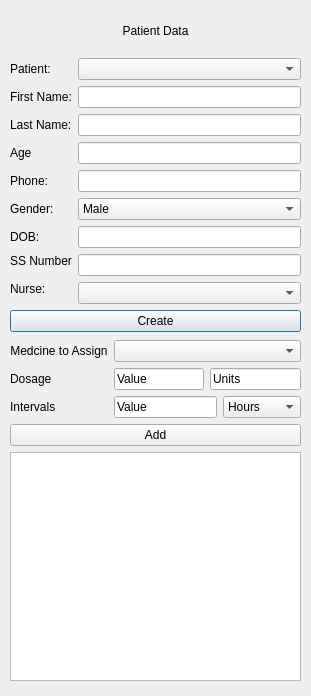
<?xml version="1.0" encoding="UTF-8"?>
<ui version="4.0">
 <class>AddEditPatient</class>
 <widget class="QDialog" name="AddEditPatient">
  <property name="geometry">
   <rect>
    <x>0</x>
    <y>0</y>
    <width>311</width>
    <height>696</height>
   </rect>
  </property>
  <property name="windowTitle">
   <string>Dialog</string>
  </property>
  <widget class="QWidget" name="layoutWidget">
   <property name="geometry">
    <rect>
     <x>10</x>
     <y>10</y>
     <width>291</width>
     <height>322</height>
    </rect>
   </property>
   <layout class="QVBoxLayout" name="mainLayout">
    <item>
     <widget class="QLabel" name="mainTitle">
      <property name="text">
       <string>Patient Data</string>
      </property>
      <property name="alignment">
       <set>Qt::AlignCenter</set>
      </property>
     </widget>
    </item>
    <item>
     <layout class="QHBoxLayout" name="patientData">
      <item>
       <layout class="QVBoxLayout" name="patinetlabels">
        <item>
         <widget class="QLabel" name="selectedPatientLabel">
          <property name="text">
           <string>Patient:</string>
          </property>
         </widget>
        </item>
        <item>
         <widget class="QLabel" name="firstNameLabel">
          <property name="text">
           <string>First Name:</string>
          </property>
         </widget>
        </item>
        <item>
         <widget class="QLabel" name="lastNameLabel">
          <property name="text">
           <string>Last Name:</string>
          </property>
         </widget>
        </item>
        <item>
         <widget class="QLabel" name="ageLabel">
          <property name="text">
           <string>Age</string>
          </property>
         </widget>
        </item>
        <item>
         <widget class="QLabel" name="phoneLabel">
          <property name="text">
           <string>Phone:</string>
          </property>
         </widget>
        </item>
        <item>
         <widget class="QLabel" name="genderLabel">
          <property name="text">
           <string>Gender:</string>
          </property>
          <property name="alignment">
           <set>Qt::AlignLeading|Qt::AlignLeft|Qt::AlignVCenter</set>
          </property>
         </widget>
        </item>
        <item>
         <widget class="QLabel" name="dobLabel">
          <property name="text">
           <string>DOB:</string>
          </property>
         </widget>
        </item>
        <item>
         <widget class="QLabel" name="ssNumLabel">
          <property name="text">
           <string>SS Number</string>
          </property>
          <property name="alignment">
           <set>Qt::AlignLeading|Qt::AlignLeft|Qt::AlignTop</set>
          </property>
         </widget>
        </item>
        <item>
         <widget class="QLabel" name="label">
          <property name="text">
           <string>Nurse:</string>
          </property>
          <property name="alignment">
           <set>Qt::AlignLeading|Qt::AlignLeft|Qt::AlignTop</set>
          </property>
         </widget>
        </item>
       </layout>
      </item>
      <item>
       <layout class="QVBoxLayout" name="patientInputs">
        <item>
         <widget class="QComboBox" name="selectedPatientCombo"/>
        </item>
        <item>
         <widget class="QLineEdit" name="firstNameInput"/>
        </item>
        <item>
         <widget class="QLineEdit" name="lastNameInput"/>
        </item>
        <item>
         <widget class="QLineEdit" name="ageInput"/>
        </item>
        <item>
         <widget class="QLineEdit" name="phoneInput"/>
        </item>
        <item>
         <widget class="QComboBox" name="genderComboBox">
          <item>
           <property name="text">
            <string>Male</string>
           </property>
          </item>
          <item>
           <property name="text">
            <string>Female</string>
           </property>
          </item>
         </widget>
        </item>
        <item>
         <widget class="QLineEdit" name="dobInputMaybe"/>
        </item>
        <item>
         <widget class="QLineEdit" name="ssNumInput"/>
        </item>
        <item>
         <widget class="QComboBox" name="nurseAssignComboBox"/>
        </item>
       </layout>
      </item>
     </layout>
    </item>
    <item>
     <widget class="QPushButton" name="createButton">
      <property name="text">
       <string>Create</string>
      </property>
     </widget>
    </item>
   </layout>
  </widget>
  <widget class="QWidget" name="layoutWidget">
   <property name="geometry">
    <rect>
     <x>10</x>
     <y>340</y>
     <width>291</width>
     <height>341</height>
    </rect>
   </property>
   <layout class="QVBoxLayout" name="mainMedsLayout">
    <item>
     <layout class="QHBoxLayout" name="horizontalLayout">
      <item>
       <layout class="QVBoxLayout" name="medsLabels">
        <item>
         <widget class="QLabel" name="medicineLabelAssign">
          <property name="text">
           <string>Medcine to Assign</string>
          </property>
          <property name="alignment">
           <set>Qt::AlignCenter</set>
          </property>
         </widget>
        </item>
        <item>
         <widget class="QLabel" name="dosageLabel">
          <property name="text">
           <string>Dosage</string>
          </property>
         </widget>
        </item>
        <item>
         <widget class="QLabel" name="intervalsLabel">
          <property name="text">
           <string>Intervals</string>
          </property>
          <property name="alignment">
           <set>Qt::AlignLeading|Qt::AlignLeft|Qt::AlignVCenter</set>
          </property>
         </widget>
        </item>
       </layout>
      </item>
      <item>
       <layout class="QVBoxLayout" name="medsInputs">
        <item>
         <widget class="QComboBox" name="medicineComboBox"/>
        </item>
        <item>
         <layout class="QHBoxLayout" name="dosageLayout">
          <item>
           <widget class="QLineEdit" name="dosageInt">
            <property name="text">
             <string>Value</string>
            </property>
           </widget>
          </item>
          <item>
           <widget class="QLineEdit" name="dosageUnits">
            <property name="text">
             <string>Units</string>
            </property>
           </widget>
          </item>
         </layout>
        </item>
        <item>
         <layout class="QHBoxLayout" name="intervalLayout">
          <item>
           <widget class="QLineEdit" name="intervalValue">
            <property name="text">
             <string>Value</string>
            </property>
           </widget>
          </item>
          <item>
           <widget class="QComboBox" name="intervalComboBox">
            <item>
             <property name="text">
              <string>Hours</string>
             </property>
            </item>
            <item>
             <property name="text">
              <string>Days</string>
             </property>
            </item>
            <item>
             <property name="text">
              <string>Minutes</string>
             </property>
            </item>
            <item>
             <property name="text">
              <string>Seconds</string>
             </property>
            </item>
           </widget>
          </item>
         </layout>
        </item>
       </layout>
      </item>
     </layout>
    </item>
    <item>
     <widget class="QPushButton" name="addToSchedule">
      <property name="text">
       <string>Add</string>
      </property>
     </widget>
    </item>
    <item>
     <widget class="QTableWidget" name="scheduleTableWidget"/>
    </item>
   </layout>
  </widget>
 </widget>
 <resources/>
 <connections/>
</ui>
